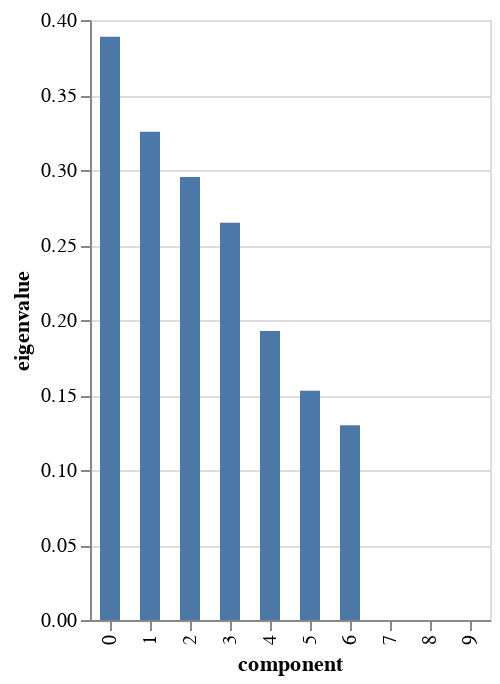

The cell this chart's notebook holds for it:
### Markdown cell above
##### <span style="color:purple">**Question:** What do you think of the inertia carried by each axis?</span>

- Consider the `eigenvalues_summary` function
- and/or view the `scree_plot`

### Code cell
### TO BE COMPLETED ###
display(mca.eigenvalues_summary)

mca.scree_plot()

### Figure 1 — Vega-Lite specification as saved in the notebook (floating-point values rounded to 4 significant figures)
{"config": {"view": {"continuousWidth": 300, "continuousHeight": 300}}, "data": {"name": "data-9381e7e3b5d5c06b4066e0a036b06a8e"}, "mark": {"type": "bar", "size": 10}, "encoding": {"tooltip": [{"field": "component", "type": "nominal"}, {"field": "eigenvalue", "type": "quantitative"}, {"field": "% of variance", "type": "quantitative"}, {"field": "% of variance (cumulative)", "type": "quantitative"}], "x": {"field": "component", "type": "nominal"}, "y": {"field": "eigenvalue", "type": "quantitative"}}, "$schema": "https://vega.github.io/schema/vega-lite/v5.8.0.json", "datasets": {"data-9381e7e3b5d5c06b4066e0a036b06a8e": [{"component": "0", "eigenvalue": 0.3889, "% of variance": 22.22, "% of variance (cumulative)": 22.22}, {"component": "1", "eigenvalue": 0.3255, "% of variance": 18.6, "% of variance (cumulative)": 40.82}, {"component": "2", "eigenvalue": 0.2953, "% of variance": 16.87, "% of variance (cumulative)": 57.7}, {"component": "3", "eigenvalue": 0.2649, "% of variance": 15.14, "% of variance (cumulative)": 72.83}, {"component": "4", "eigenvalue": 0.1927, "% of variance": 11.01, "% of variance (cumulative)": 83.84}, {"component": "5", "eigenvalue": 0.1529, "% of variance": 8.737, "% of variance (cumulative)": 92.58}, {"component": "6", "eigenvalue": 0.1298, "% of variance": 7.419, "% of variance (cumulative)": 100.0}, {"component": "7", "eigenvalue": 6.135e-33, "% of variance": 3.505e-31, "% of variance (cumulative)": 100.0}, {"component": "8", "eigenvalue": 7.815e-34, "% of variance": 4.465e-32, "% of variance (cumulative)": 100.0}, {"component": "9", "eigenvalue": 1.343e-34, "% of variance": 7.673e-33, "% of variance (cumulative)": 100.0}]}}
